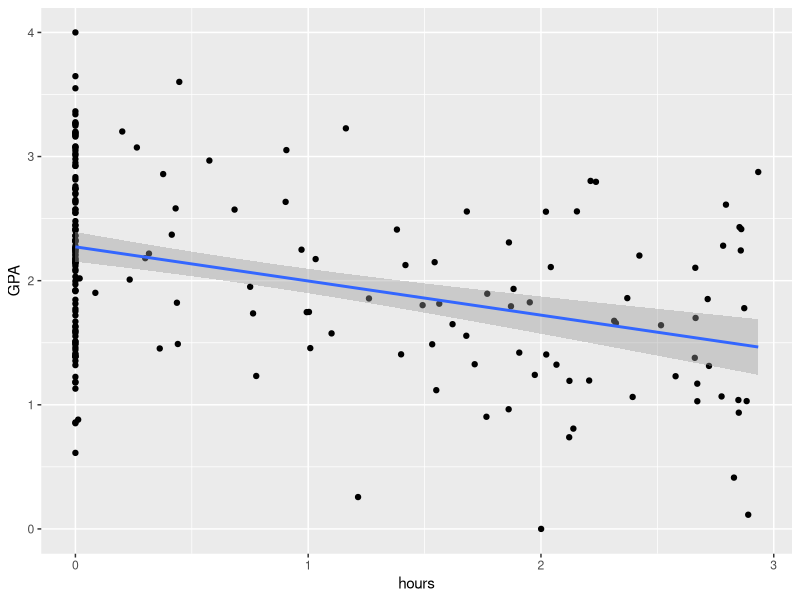

This figure's R source:
library(tidyverse)

data <- read.csv("game.csv")
head(data, 3)

# First model 
summary(lm(GPA ~ hours, data))$coefficient

ggplot(data, aes(hours, GPA)) + 
  geom_point() + 
  geom_smooth(method=lm)

# Second model with more variable
summary(lm(GPA ~ hours + alone, data))$coefficient

